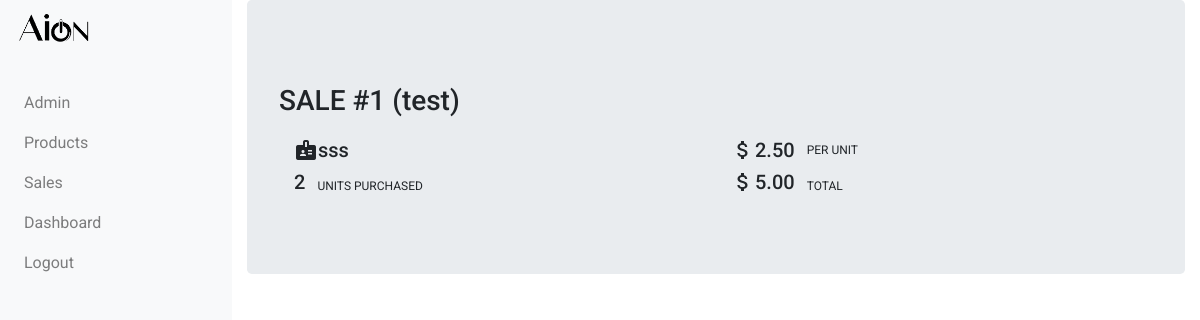
The page /sales_app/sales/1/ on the database its author committed.
### sales_app/models.py (models this page shows, shortened)
class Sale(models.Model):
    product_name = models.ForeignKey(Product, related_name='sales', on_delete=models.CASCADE)
    client_name = models.CharField(max_length=256)
    quantity = models.PositiveIntegerField()
    amount = models.DecimalField(decimal_places=2, max_digits=32, blank=True, null=True)

class Product(models.Model):
    name = models.CharField(max_length=256, unique=True)
    price = models.DecimalField(decimal_places=2, max_digits=32)
    def __str__(self):
        return self.name

### sales_app/views.py (the view)
# urls.py: path('sales/<int:pk>/', views.SalesDetailView.as_view(), name='sale_detail'),
class SalesDetailView(DetailView):
    context_object_name = 'sale_detail'
    model = models.Sale
    template_name = 'sales_app/sale_detail.html'

### sales_app/templates/sales_app/sale_detail.html
{% extends "sales_app/sales_app_base.html" %}
{% block body_block %}
<div class="jumbotron">
  <h3 class="page-header">
    SALE #{{sale_detail.id}} ({{sale_detail.product_name}})
  </h3>
  <div class="container">
    <div class="row">
      <div class="col-6">
        <div class="row id-detail">
          <span class="material-icons md-24 id-hash">badge</span>
          <h5 class="id-text">{{sale_detail.client_name}}</h5>
        </div>
      </div>
      <div class="col-6">
        <div class="row id-detail">
          <span class="material-icons md-24 id-hash">attach_money</span>
          <h5 class="id-text">{{sale_detail.product_name.price}}</h5>
          <p class="tiny-text">PER UNIT</p>
        </div>
      </div>
    </div>
    <div class="row">
      <div class="col-6">
        <div class="row id-detail">
          <h5>{{sale_detail.quantity}} </h5>
          <p class="tiny-text">UNITS PURCHASED</p>
        </div>
      </div>
      <div class="col-6">
        <div class="row id-detail">
          <span class="material-icons md-24 id-hash">attach_money</span>
          <h5>{{sale_detail.amount|floatformat:2}} </h5>
          <p class="tiny-text">TOTAL</p>
        </div>
      </div>
    </div>
  </div>
</div>
{% endblock %}

### static/sales_app/css/styles.css (style rules this page uses)
body { padding-top: 90px; font-family: 'Roboto', sans-serif; }
.page-header { padding-top: 20px; padding-bottom: 20px; margin:0; width: 100%; }
.id-text { margin-top: auto; margin-bottom: auto; }
.id-detail { margin-left: 0; margin-bottom: 8px; }
.tiny-text { font-size: 12px; padding-left: 12px; margin: auto; margin-left: 0; }
.material-icons.md-24 { font-size: 24px; }
@media (min-width:768px) { body { padding-top: 0; margin-left: 232px } }

### rows shown on the page
Sale: id "1", product_name "test", client_name "sss", product_name.price "2.50", quantity "2", amount "5.00"
